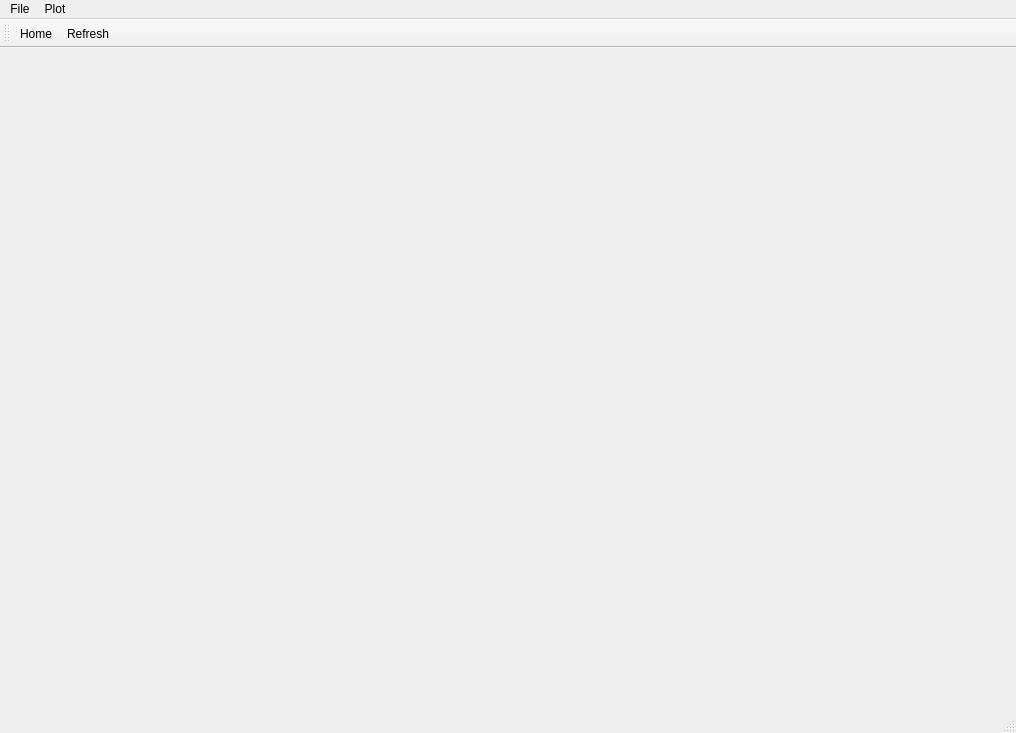
<?xml version="1.0" encoding="UTF-8"?>
<ui version="4.0">
 <class>MainWindow</class>
 <widget class="QMainWindow" name="MainWindow">
  <property name="geometry">
   <rect>
    <x>0</x>
    <y>0</y>
    <width>1016</width>
    <height>733</height>
   </rect>
  </property>
  <property name="windowTitle">
   <string>MyApp</string>
  </property>
  <property name="windowIcon">
   <iconset>
    <normaloff>:/Icons/resources/open-iconic-master/svg/globe.svg</normaloff>:/Icons/resources/open-iconic-master/svg/globe.svg</iconset>
  </property>
  <widget class="QWidget" name="centralwidget">
   <layout class="QHBoxLayout" name="horizontalLayout">
    <item>
     <widget class="QWidget" name="framesWidget" native="true">
      <layout class="QVBoxLayout" name="framesVerticalLayout"/>
     </widget>
    </item>
    <item>
     <widget class="QWidget" name="odWidget" native="true">
      <layout class="QVBoxLayout" name="odVerticalLayout"/>
     </widget>
    </item>
   </layout>
  </widget>
  <widget class="QMenuBar" name="menubar">
   <property name="geometry">
    <rect>
     <x>0</x>
     <y>0</y>
     <width>1016</width>
     <height>27</height>
    </rect>
   </property>
   <widget class="QMenu" name="menuFile">
    <property name="title">
     <string>File</string>
    </property>
    <addaction name="actionHome"/>
   </widget>
   <widget class="QMenu" name="menuPlot">
    <property name="title">
     <string>Plot</string>
    </property>
    <addaction name="actionRefresh"/>
   </widget>
   <addaction name="menuFile"/>
   <addaction name="menuPlot"/>
  </widget>
  <widget class="QStatusBar" name="statusbar"/>
  <widget class="QToolBar" name="toolBar">
   <property name="windowTitle">
    <string>toolBar</string>
   </property>
   <attribute name="toolBarArea">
    <enum>TopToolBarArea</enum>
   </attribute>
   <attribute name="toolBarBreak">
    <bool>false</bool>
   </attribute>
   <addaction name="actionHome"/>
   <addaction name="actionRefresh"/>
  </widget>
  <action name="actionHome">
   <property name="icon">
    <iconset resource="resources.qrc">
     <normaloff>:/basic-ui/resources/111267-basic-ui/svg/home-button.svg</normaloff>:/basic-ui/resources/111267-basic-ui/svg/home-button.svg</iconset>
   </property>
   <property name="text">
    <string>Home</string>
   </property>
  </action>
  <action name="actionRefresh">
   <property name="icon">
    <iconset resource="resources.qrc">
     <normaloff>:/basic-ui/resources/111267-basic-ui/svg/refresh-arrow.svg</normaloff>:/basic-ui/resources/111267-basic-ui/svg/refresh-arrow.svg</iconset>
   </property>
   <property name="text">
    <string>Refresh</string>
   </property>
   <property name="shortcut">
    <string>F5</string>
   </property>
  </action>
 </widget>
 <resources>
  <include location="resources.qrc"/>
 </resources>
 <connections/>
</ui>
